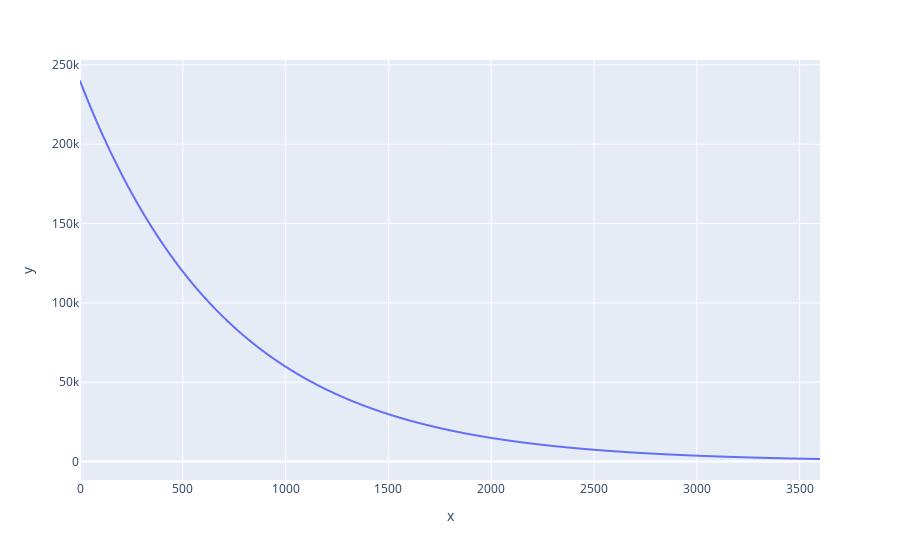

The notebook cell saved with this chart:
### Code cell
# Response to step input
y = get_transfer_function(ω, P, τ)
ux = [0] * 3600
ux0 = [1]
yx0 = [P]
yx = run(y, ux, ux0, yx0)

# Plot
px.line(y=yx)

### Figure 1 — Plotly figure (JSON) as saved in the notebook; plotly's stock layout.template omitted (floating-point values rounded to 4 significant figures; data arrays with more than 128 entries replaced by an {"elided": "..."} marker saying what was removed)
{"data": [{"hovertemplate": "x=%{x}<br>y=%{y}<extra></extra>", "legendgroup": "", "line": {"color": "#636efa", "dash": "solid"}, "marker": {"symbol": "circle"}, "mode": "lines", "name": "", "showlegend": false, "type": "scattergl", "x": {"elided": "3600 int values"}, "xaxis": "x", "y": {"elided": "3600 float values"}, "yaxis": "y"}], "layout": {"legend": {"tracegroupgap": 0}, "margin": {"t": 60}, "xaxis": {"anchor": "y", "domain": [0, 1], "title": {"text": "x"}}, "yaxis": {"anchor": "x", "domain": [0, 1], "title": {"text": "y"}}}}
